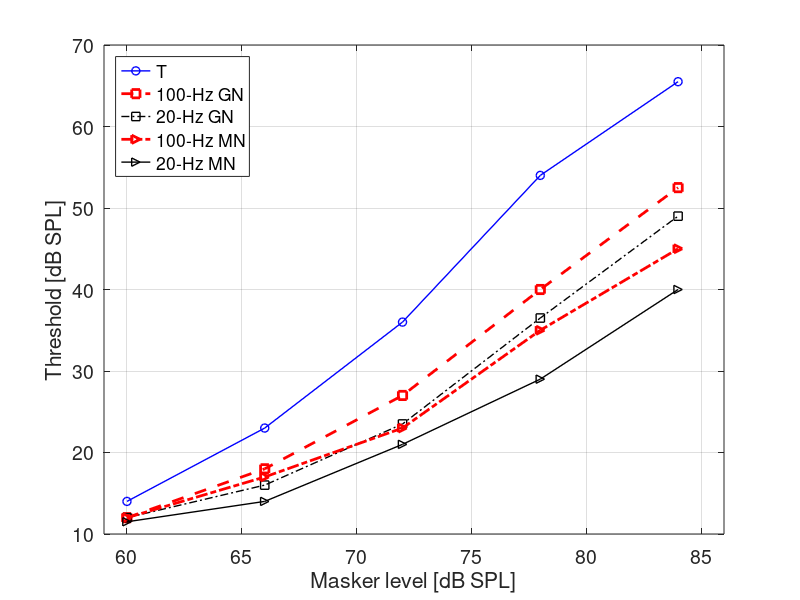
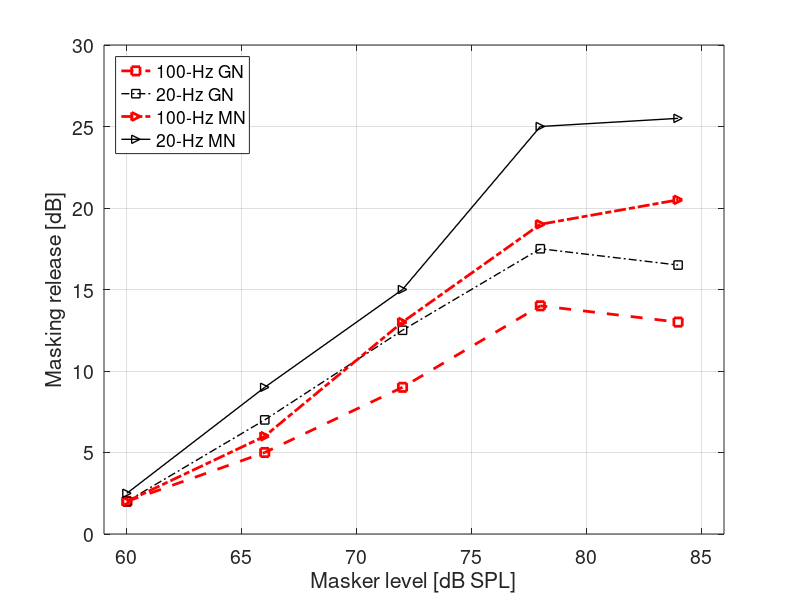

The MATLAB source for these figures, in order:
function [hFig data] = exp_heijden1995(fs,bParts)
% function [hFig data] = exp_heijden1995(fs,bParts)
%
% 1. Description:
%
% 2. Stand-alone example:
%       % To generate Figures 1 (no error bars) and 2 of Heijden1995. The 
%       % figure handles are returned in hFig.
%       fs      = 44100; 
%       bParts  = [0 1 0]; 
%       hFig = exp_heijden1995(fs,bParts);
% 
%       fs = 44100;
%       bParts  = [0 0 1]; 
%       hFig = exp_heijden1995(fs,bParts);
%
% 3. Additional info:
%       Tested cross-platform: Yes
%
% Programmed by Alejandro Osses, HTI, TU/e, the Netherlands, 2014-2015
% Created on    : 20/08/2015
% Last update on: 01/09/2015 
% Last use on   : 01/09/2015 
%%%%%%%%%%%%%%%%%%%%%%%%%%%%%%%%%%%%%%%%%%%%%%%%%%%%%%%%%%%%%%%%%%%%%%%%%%%

if nargin < 1
    fs = 44100; % Hz
end

if nargin < 2
    bParts = [0 1 0];
end

if nargout == 2
    bParts(2) = 1; 
end

bGenSignals         = bParts(1);
bGenOriginalPlots   = bParts(2);
bPlotSimulation     = bParts(3);

hFig = [];

%%%%%%%%%%%%%%%%%%%%%%%%%%%%%%%%%%%%%%%%%%%%%%%%%%%%%%%%%%%%%%%%%%%%%%%%%%%
if bGenSignals
    % Noise generation:
    tbuffer = 10;
    tn = 500e-3;
    fc = 1300;
    SPL0 = 60; 
    BW1 = 20;
    BW2 = 100;

    S = Create_sin(fc,tbuffer,fs);
    S = setdbspl(S,SPL0);

    G1 = AM_random_noise_BW(fc,BW1,SPL0,tbuffer,fs);
    G2 = AM_random_noise_BW(fc,BW2,SPL0,tbuffer,fs);

    M1 = Multiplied_noise(fc,BW1,SPL0,tbuffer,fs);
    M2 = Multiplied_noise(fc,BW2,SPL0,tbuffer,fs);

    BP = AM_random_noise(500,800,SPL0-25,tbuffer,fs); % background noise to avoid undesired cues

    Sn = S + BP;
    G1n = G1 + BP;
    G2n = G2 + BP;
    M1n = M1 + BP;
    M2n = M2 + BP;

    % Tone generation:
    ft = 2000;
    tt = 400e-3;
    lenramp = 20;
    lensil = (tn - tt)/2;

    yt = Create_sin(ft,tt,fs);
    yt = setdbspl(yt,SPL0);
    yt = Do_cos_ramp(yt,fs,lenramp); 
    yt = [Gen_silence(lensil,fs); yt; Gen_silence(lensil,fs)];


    model = 'dau1996';
    % model = 'jepsen2008';
    rampupdown = 20; % ms

    opts.model = model;
    opts.testlevels      = [];
    opts.testlevelsnoise = [60 84];
    AboveThres           = [30 75]-SPL0; % taken well above thresholds in Heijden1995, Fig 1. Relative level

    testgain = opts.testlevelsnoise - SPL0;

    opts.ramp = rampupdown;
    opts.siltime = 0;

    opts.fmin = fc*0.5; % one octave below masker frequency
    opts.fmax = ft*2; % one octave above masker frequency

    opts.tmin = 0;
    opts.tmax = tn;

    Thres = nan(5,length(testgain));

    for i = 1:length(testgain)
        opts.gainN = testgain(i);
        opts.Criterion = 1.26;
        opts.AboveThres = AboveThres(i);
        opts.sigmaTimes = 10;

        outsS1 = r20150821_update_decision_proc_exp(Sn,yt,opts);
        Thres(1,i) = outsS1.JNDcurrent;

        outsG1 = r20150821_update_decision_proc_exp(G1n,yt,opts);
        Thres(2,i) = outsG1.JNDcurrent;

        outsG2 = r20150821_update_decision_proc_exp(G2n,yt,opts);
        Thres(3,i) = outsG2.JNDcurrent;

        outsM2 = r20150821_update_decision_proc_exp(M1n,yt,opts);
        Thres(4,i) = outsM2.JNDcurrent;

        outsM2 = r20150821_update_decision_proc_exp(M2n,yt,opts);
        Thres(5,i) = outsM2.JNDcurrent;

        disp('')
    end

    if nargout == 0

        filename{1} = [Get_TUe_paths('outputs') 'exp-heijden-1995-masker-S'];
        Wavwrite(Sn,fs,filename{1});

        filename{2} = [Get_TUe_paths('outputs') 'exp-heijden-1995-masker-G1'];
        Wavwrite(G1n,fs,filename{2});

        filename{3} = [Get_TUe_paths('outputs') 'exp-heijden-1995-masker-G2'];
        Wavwrite(G2n,fs,filename{3});

        filename{4} = [Get_TUe_paths('outputs') 'exp-heijden-1995-masker-M1'];
        Wavwrite(M1n,fs,filename{4});

        filename{5} = [Get_TUe_paths('outputs') 'exp-heijden-1995-masker-M2'];
        Wavwrite(M2n,fs,filename{5});

        filename{6} = [Get_TUe_paths('outputs') 'exp-heijden-1995-masker-S'];
        Wavwrite(yt,fs,filename{5});

    end
end
%%%%%%%%%%%%%%%%%%%%%%%%%%%%%%%%%%%%%%%%%%%%%%%%%%%%%%%%%%%%%%%%%%%%%%%%%%%

if bGenOriginalPlots
    
    FontSize = 14;
    
    testLevels = 60:6:84;
    Tr = [  14 23 36 54 65.5; ...     % Sine tone masker
            12 18 27 40 52.5; ...     % 100-Hz GN
            12 16 23.5 36.5 49; ...   % 20-Hz GN
            12 17 23 35 45; ...       % 100-Hz MN
            11.5  14 21 29 40];       % 20-Hz MN
	
	labels = {'T','100-Hz GN','20-Hz GN','100-Hz MN','20-Hz MN'};
    
	figure;
    plot(testLevels,Tr(1,:),'bo-','LineWidth',1), hold on
    plot(testLevels,Tr(2,:),'rs--','LineWidth',2)
    plot(testLevels,Tr(3,:),'ks-.','LineWidth',1)
    plot(testLevels,Tr(4,:),'r>-.','LineWidth',2)
    plot(testLevels,Tr(5,:),'k>-','LineWidth',1)
    legend(labels,'Location','NorthWest')
    grid on
    xlabel('Masker level [dB SPL]','FontSize',FontSize)
    ylabel('Threshold [dB SPL]','FontSize',FontSize)
    xlim([59 86])
    hFig(end+1) = gcf;
    set(gca,'FontSize',FontSize);
    
    figure;
    plot(testLevels,Tr(1,:)-Tr(2,:),'rs--','LineWidth',2), hold on
    plot(testLevels,Tr(1,:)-Tr(3,:),'ks-.','LineWidth',1)
    plot(testLevels,Tr(1,:)-Tr(4,:),'r>-.','LineWidth',2)
    plot(testLevels,Tr(1,:)-Tr(5,:),'k>-','LineWidth',1)
    legend(labels{2:end},'Location','NorthWest')
    grid on
    xlabel('Masker level [dB SPL]','FontSize',FontSize)
    ylabel('Masking release [dB]','FontSize',FontSize)
    xlim([59 86])
    hFig(end+1) = gcf;
    set(gca,'FontSize',FontSize);
    
    data.Thresholds = Tr;
    data.signaltypes = labels;
    data.testLevels = testLevels;
end

if bPlotSimulation
    
    FontSize = 14;
    
    testLevels = 60:12:84;
    % Tr = [  -27.5 -24.5 -16; ...   % Sine tone masker
    %         -34.8 -26.1 -22.8; ...   % 100-Hz GN
    %         -41.5  -32  -26; ...   % 20-Hz GN
    %         -41.9  -28  -25; ...     % 100-Hz MN
    %         -43.5  -31.5 -33.5];      % 20-Hz MN
    Tr = [  -56.0  -53.75 -46.5; ...   % Sine tone masker
            -48.75 -42.75 -34.0; ...   % 100-Hz GN
            -50.5  -48.75 -34.5; ...   % 20-Hz GN
            NaN NaN NaN; ...     % 100-Hz MN
            NaN NaN NaN];      % 20-Hz MN
    
	Tr(:,1) = Tr(:,1) + 60;
    Tr(:,2) = Tr(:,2) + 72;
    Tr(:,3) = Tr(:,3) + 84;
    
	labels = {'T','100-Hz GN','20-Hz GN','100-Hz MN','20-Hz MN'};
    
	figure;
    plot(testLevels,Tr(1,:),'bo-','LineWidth',1), hold on
    plot(testLevels,Tr(2,:),'rs--','LineWidth',2)
    plot(testLevels,Tr(3,:),'ks-.','LineWidth',1)
    plot(testLevels,Tr(4,:),'r>-.','LineWidth',2)
    plot(testLevels,Tr(5,:),'k>-','LineWidth',1)
    legend(labels,'Location','NorthWest')
    grid on
    xlabel('Masker level [dB SPL]','FontSize',FontSize)
    ylabel('Threshold [dB SPL]','FontSize',FontSize)
    xlim([59 86])
    hFig(end+1) = gcf;
    set(gca,'FontSize',FontSize);
    
    figure;
    plot(testLevels,Tr(1,:)-Tr(2,:),'rs--','LineWidth',2), hold on
    plot(testLevels,Tr(1,:)-Tr(3,:),'ks-.','LineWidth',1)
    plot(testLevels,Tr(1,:)-Tr(4,:),'r>-.','LineWidth',2)
    plot(testLevels,Tr(1,:)-Tr(5,:),'k>-','LineWidth',1)
    legend(labels{2:end},'Location','NorthWest')
    grid on
    xlabel('Masker level [dB SPL]','FontSize',FontSize)
    ylabel('Masking release [dB]','FontSize',FontSize)
    xlim([59 86])
    hFig(end+1) = gcf;
    set(gca,'FontSize',FontSize);
    
    data.Thresholds = Tr;
    data.signaltypes = labels;
    data.testLevels = testLevels;
    
end

%%%%%%%%%%%%%%%%%%%%%%%%%%%%%%%%%%%%%%%%%%%%%%%%%%%%%%%%%%%%%%%%%%%%%%%%%%%
end
